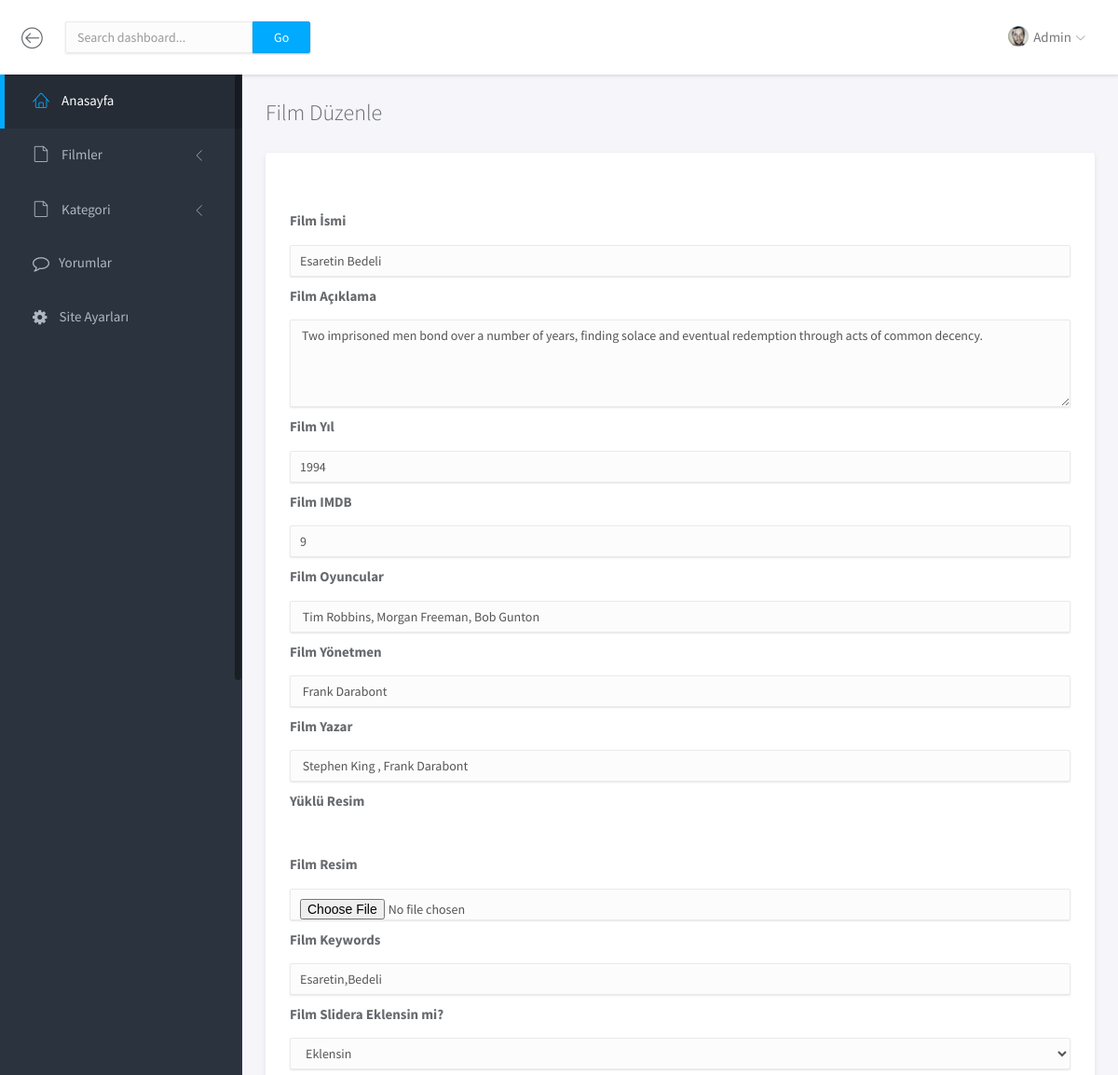
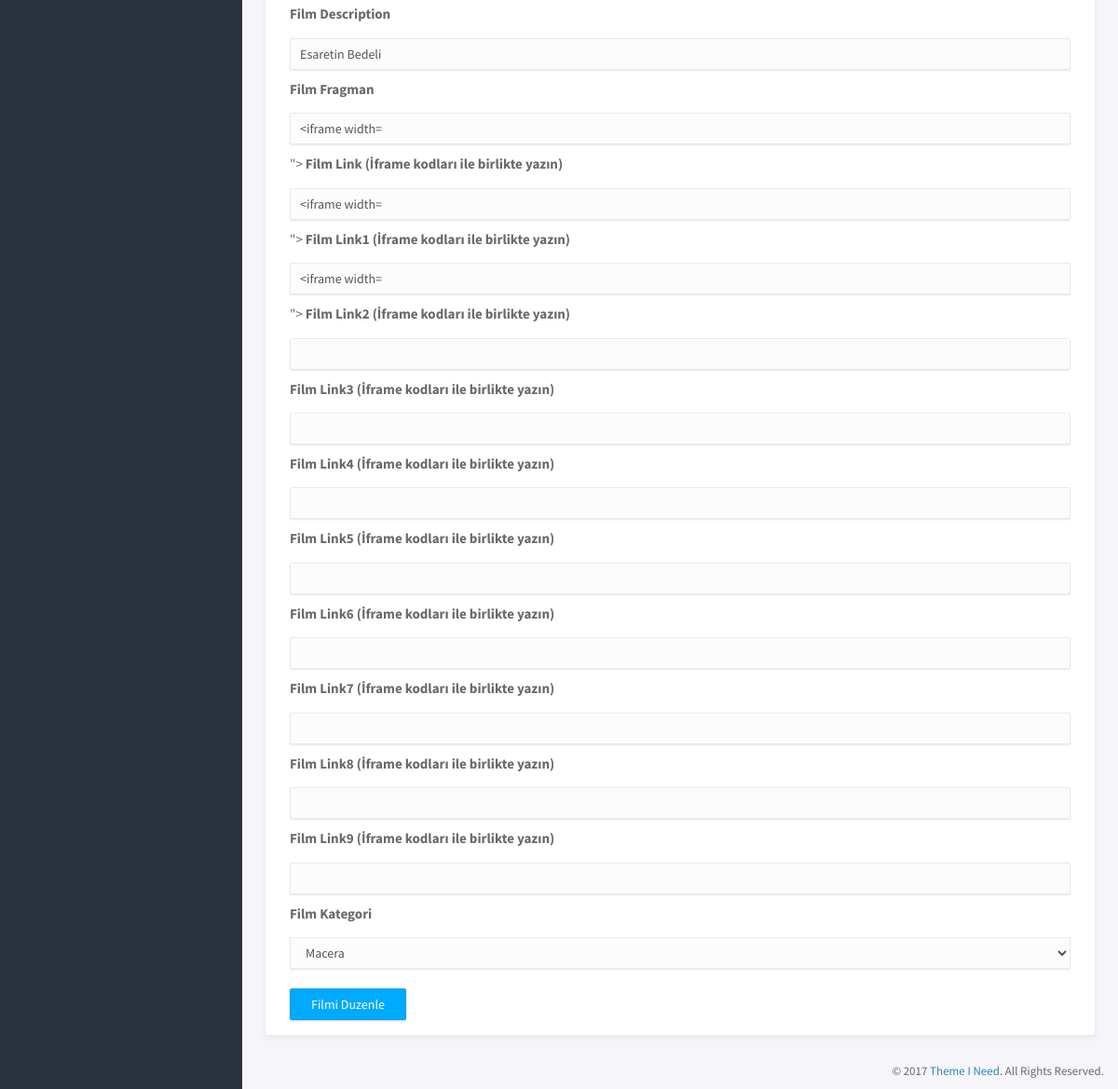
Screenshot of /admin/filmduzenle.php?film_id=21 (signed in) with the database file from the repository (2 pictures, top to bottom).
### tables this page shows
CREATE TABLE `film_icerik` (
  `film_id` int(5) NOT NULL,
  `film_isim` varchar(200) NOT NULL,
  `film_imdb` int(2) NOT NULL,
  `film_puan` int(2) NOT NULL,
  `film_izlenme` int(11) NOT NULL,
  `film_aciklama` varchar(1000) NOT NULL,
  `film_resim` varchar(300) NOT NULL,
  `film_yil` int(4) NOT NULL,
  `film_oyuncu` varchar(200) NOT NULL,
  `film_yazar` varchar(200) NOT NULL,
  `film_yonetmen` varchar(200) NOT NULL,
  `film_kategori` varchar(200) NOT NULL,
  `film_seo_link` varchar(200) NOT NULL,
  `film_fragman` varchar(1000) NOT NULL,
  `film_link` varchar(1000) NOT NULL,
  `film_link1` varchar(1000) NOT NULL,
  `film_link2` varchar(1000) NOT NULL,
  `film_link3` varchar(1000) NOT NULL,
  `film_link4` varchar(1000) NOT NULL,
  `film_link5` varchar(1000) NOT NULL,
  `film_link6` varchar(1000) NOT NULL,
  `film_link7` varchar(1000) NOT NULL,
  `film_link8` varchar(1000) NOT NULL,
  `film_link9` varchar(1000) NOT NULL,
  `film_keywords` varchar(300) NOT NULL,
  `film_description` varchar(400) NOT NULL,
  `film_slider` enum('0','1') NOT NULL DEFAULT '0'
);

### admin/filmduzenle.php (the view, shortened to what this page needs)
<?php
	include 'header.php';
	$film=$db->prepare("SELECT * FROM film_icerik where film_id=:film_id");
	$film->execute(array(
	  'film_id' => $_GET['film_id']
	  ));
	$film_getir=$film->fetch(PDO::FETCH_ASSOC);
 ?>
		<div class="main">
			<div class="main-content">
				<div class="container-fluid">
					<h3 class="page-title">Film Düzenle</h3>
					<div class="row">
						<div class="col-md-12">
							<div class="panel">
								<div class="panel-heading">
								</div>
								<div class="panel-body">
									<form enctype="multipart/form-data" method="POST" action="islem/islem.php" >
										<label for="">Film İsmi</label>
										<input type="text" class="form-control"  name="film_isim" value="<?php echo $film_getir['film_isim'] ?>">
										<label for="">Film Açıklama</label>
										<textarea class="form-control" rows="4" name="film_aciklama"><?php echo $film_getir['film_aciklama'] ?></textarea>
										<label for="">Film Yıl</label>
										<input type="text" class="form-control"  name="film_yil" value="<?php echo $film_getir['film_yil'] ?>">
										<label for="">Film IMDB</label>
										<input type="text" class="form-control"  name="film_imdb" value="<?php echo $film_getir['film_imdb'] ?>">
										<label for="">Film Oyuncular</label>
										<input type="text" class="form-control"  name="film_oyuncu" value="<?php echo $film_getir['film_oyuncu'] ?>">
										<label for="">Film Yönetmen</label>
										<input type="text" class="form-control"  name="film_yonetmen" value="<?php echo $film_getir['film_yonetmen'] ?>">
										<label for="">Film Yazar</label>
										<input type="text" class="form-control"  name="film_yazar" value="<?php echo $film_getir['film_yazar'] ?>">
										<label for="">Yüklü Resim</label><br>
										<img src="../<?php echo $film_getir['film_resim'] ?>" height="200" alt=""><br>
										<label for="">Film Resim</label>
										<input type="file" class="form-control"  name="film_resim">
										<label for="">Film Keywords</label>
										<input type="text" class="form-control"  name="film_keywords" value="<?php echo $film_getir['film_keywords'] ?>">
										<label for="">Film Slidera Eklensin mi?</label><br>
										<select class="form-control" name="film_slider">
											<option value="1" <?php echo $film_getir['film_slider'] == '1' ? 'selected=""' : ''; ?>>Eklensin</option>
										</select>
										<label for="">Film Description</label>
										<input type="text" class="form-control"  name="film_description" value="<?php echo $film_getir['film_description'] ?>">
										<label for="">Film Fragman</label>
										<input type="text" class="form-control"  name="film_fragman" value="<?php echo $film_getir['film_fragman'] ?>">
										<label for="">Film Link (İframe kodları ile birlikte yazın)</label>
										<input type="text" class="form-control"  name="film_link" value="<?php echo $film_getir['film_link'] ?>">
										<label for="">Film Link1 (İframe kodları ile birlikte yazın)</label>
										<input type="text" class="form-control"  name="film_link1" value="<?php echo $film_getir['film_link1'] ?>">
										<label for="">Film Link2 (İframe kodları ile birlikte yazın)</label>
										<input type="text" class="form-control"  name="film_link2" value="<?php echo $film_getir['film_link2'] ?>">
										<label for="">Film Link3 (İframe kodları ile birlikte yazın)</label>
										<input type="text" class="form-control"  name="film_link3" value="<?php echo $film_getir['film_link3'] ?>">
										<label for="">Film Link4 (İframe kodları ile birlikte yazın)</label>
										<input type="text" class="form-control"  name="film_link4" value="<?php echo $film_getir['film_link4'] ?>">
										<label for="">Film Link5 (İframe kodları ile birlikte yazın)</label>
										<input type="text" class="form-control"  name="film_link5" value="<?php echo $film_getir['film_link5'] ?>">
										<label for="">Film Link6 (İframe kodları ile birlikte yazın)</label>
										<input type="text" class="form-control"  name="film_link6" value="<?php echo $film_getir['film_link6'] ?>">
										<label for="">Film Link7 (İframe kodları ile birlikte yazın)</label>
										<input type="text" class="form-control"  name="film_link7" value="<?php echo $film_getir['film_link7'] ?>">
										<label for="">Film Link8 (İframe kodları ile birlikte yazın)</label>
										<input type="text" class="form-control"  name="film_link8" value="<?php echo $film_getir['film_link8'] ?>">
										<label for="">Film Link9 (İframe kodları ile birlikte yazın)</label>
										<input type="text" class="form-control"  name="film_link9" value="<?php echo $film_getir['film_link9'] ?>">
										<label for="">Film Kategori</label>
											<?php
                          $kategorisor=$db->prepare("SELECT * from kategori");
                          $kategorisor->execute(array());
                            ?>
                            <select class="form-control" name="film_kategori">
                             <?php
                             while($kategoricek=$kategorisor->fetch(PDO::FETCH_ASSOC)) {
                               ?>
                               <option  value="<?php echo $kategoricek['kategori_isim']; ?>"><?php echo $kategoricek['kategori_isim']; ?></option>
                               <?php } ?>
										</select><br>
										<button name="filmduzenle" type="submit" class="btn btn-primary">Filmi Duzenle</button>
									</form>
						</div>
					</div>
				</div>
			</div>
		</div>
		<footer>
			<div class="container-fluid">
				<p class="copyright">&copy; 2017 <a href="https://www.themeineed.com" target="_blank">Theme I Need</a>. All Rights Reserved.</p>
			</div>
		</footer>
	</div>
</body>
</html>

### admin/header.php (shortened to what this page needs)
<!doctype html>
<html lang="en">
<head>
	<link rel="stylesheet" href="assets/vendor/bootstrap/css/bootstrap.min.css">
	<link rel="stylesheet" href="assets/vendor/font-awesome/css/font-awesome.min.css">
	<link rel="stylesheet" href="assets/vendor/linearicons/style.css">
	<link rel="stylesheet" href="assets/css/main.css">
	<link rel="stylesheet" href="assets/css/demo.css">
</head>
<body>
	<div id="wrapper">
		<nav class="navbar navbar-default navbar-fixed-top">
			<div class="container-fluid">
				<div class="navbar-btn">
					<button type="button" class="btn-toggle-fullwidth"><i class="lnr lnr-arrow-left-circle"></i></button>
				</div>
				<form class="navbar-form navbar-left">
					<div class="input-group">
						<input type="text" value="" class="form-control" placeholder="Search dashboard...">
						<span class="input-group-btn"><button type="button" class="btn btn-primary">Go</button></span>
					</div>
				</form>
				<div id="navbar-menu">
					<ul class="nav navbar-nav navbar-right">
						<li class="dropdown">
							<a href="#" class="dropdown-toggle" data-toggle="dropdown"><img src="assets/img/user.png" class="img-circle" alt="Avatar"> <span>Admin</span> <i class="icon-submenu lnr lnr-chevron-down"></i></a>
						</li>
					</ul>
				</div>
			</div>
		</nav>
    <div id="sidebar-nav" class="sidebar">
      <div class="sidebar-scroll">
        <nav>
          <ul class="nav">
            <li><a href="index.php" class="active"><i class="lnr lnr-home"></i> <span>Anasayfa</span></a></li>
            <li>
              <a href="#subPages" data-toggle="collapse" class="collapsed"><i class="lnr lnr-file-empty"></i> <span>Filmler</span> <i class="icon-submenu lnr lnr-chevron-left"></i></a>
            </li>
            <li>
              <a href="#subPages1" data-toggle="collapse" class="collapsed"><i class="lnr lnr-file-empty"></i> <span>Kategori</span> <i class="icon-submenu lnr lnr-chevron-left"></i></a>
            </li>
            <li><a href="yorumlar.php" class=""><i class="fa fa-comment-o" aria-hidden="true"></i><span>Yorumlar</span></a></li>
            <li><a href="ayarlar.php" class=""><i class="fa fa-cog" aria-hidden="true"></i> <span>Site Ayarları</span></a></li>
          </ul>
        </nav>
      </div>
    </div>

### rows the page displays
film_icerik: film_isim "Esaretin Bedeli", film_aciklama "Two imprisoned men bond over a number of years, finding solace and eventual redemption through acts of common decency.", film_yil "1994", film_imdb "9", film_oyuncu "Tim Robbins, Morgan Freeman, Bob Gunton", film_yonetmen "Frank Darabont", film_yazar "Stephen King , Frank Darabont", film_keywords "Esaretin,Bedeli", film_slider "Eklensin", film_description "Esaretin Bedeli"

### other values shown
form field film_kategori "Macera"
